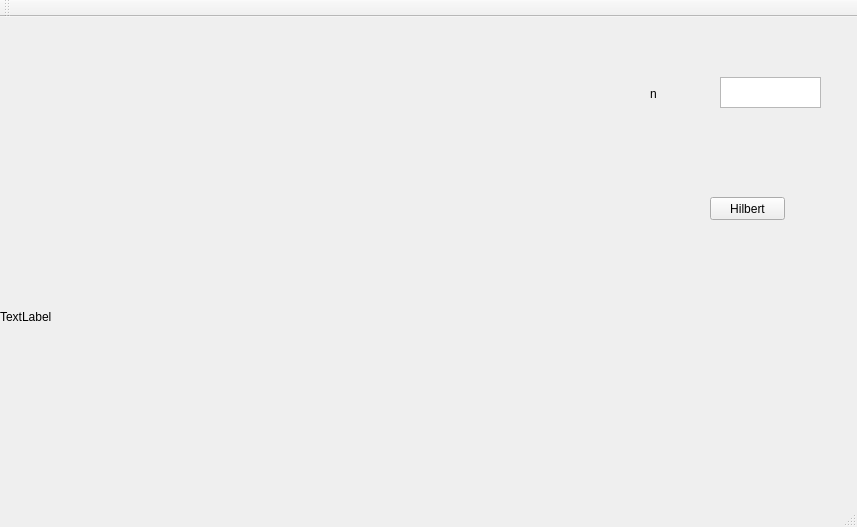
<?xml version="1.0" encoding="UTF-8"?>
<ui version="4.0">
 <class>MainWindow</class>
 <widget class="QMainWindow" name="MainWindow">
  <property name="geometry">
   <rect>
    <x>0</x>
    <y>0</y>
    <width>857</width>
    <height>527</height>
   </rect>
  </property>
  <property name="windowTitle">
   <string>MainWindow</string>
  </property>
  <widget class="QWidget" name="centralWidget">
   <widget class="QLabel" name="label">
    <property name="geometry">
     <rect>
      <x>0</x>
      <y>0</y>
      <width>600</width>
      <height>600</height>
     </rect>
    </property>
    <property name="text">
     <string>TextLabel</string>
    </property>
   </widget>
   <widget class="QPushButton" name="pushButton">
    <property name="geometry">
     <rect>
      <x>710</x>
      <y>180</y>
      <width>75</width>
      <height>23</height>
     </rect>
    </property>
    <property name="text">
     <string>Hilbert</string>
    </property>
   </widget>
   <widget class="QLabel" name="label_2">
    <property name="geometry">
     <rect>
      <x>650</x>
      <y>70</y>
      <width>47</width>
      <height>13</height>
     </rect>
    </property>
    <property name="text">
     <string>n</string>
    </property>
   </widget>
   <widget class="QTextEdit" name="textEdit">
    <property name="geometry">
     <rect>
      <x>720</x>
      <y>60</y>
      <width>101</width>
      <height>31</height>
     </rect>
    </property>
   </widget>
  </widget>
  <widget class="QMenuBar" name="menuBar">
   <property name="geometry">
    <rect>
     <x>0</x>
     <y>0</y>
     <width>857</width>
     <height>21</height>
    </rect>
   </property>
  </widget>
  <widget class="QToolBar" name="mainToolBar">
   <attribute name="toolBarArea">
    <enum>TopToolBarArea</enum>
   </attribute>
   <attribute name="toolBarBreak">
    <bool>false</bool>
   </attribute>
  </widget>
  <widget class="QStatusBar" name="statusBar"/>
 </widget>
 <layoutdefault spacing="6" margin="11"/>
 <resources/>
 <connections/>
</ui>
